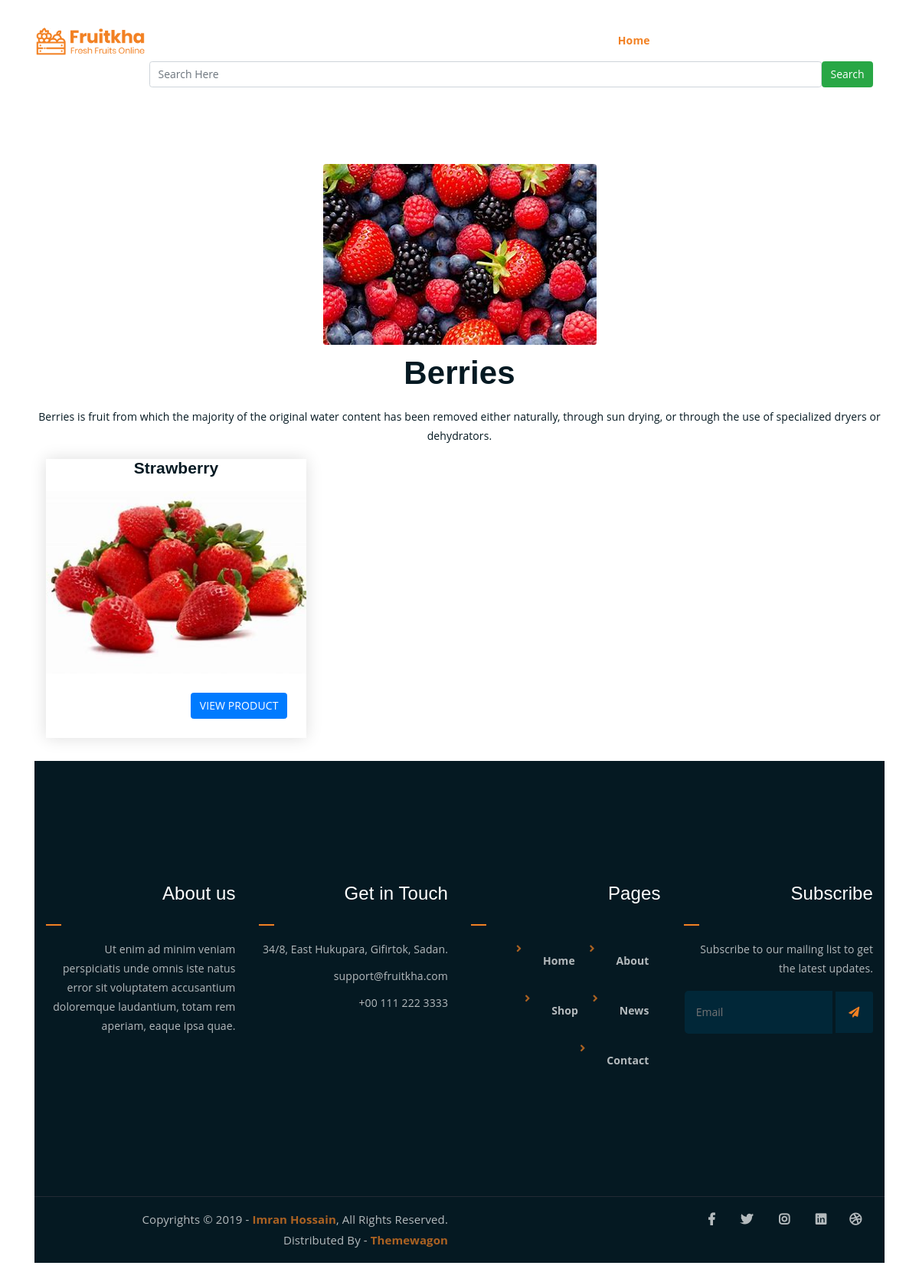
Page /product/1 on the committed database.
### shop/models.py (models this page shows, shortened)
class Categories(models.Model):
    name = models.CharField(max_length=20)
    description = models.TextField()
    image = models.ImageField(upload_to='image')

class Product(models.Model):
    name = models.CharField(max_length=20)
    description = models.TextField()
    image = models.ImageField(upload_to='products')
    price = models.DecimalField(max_digits=10,decimal_places=2)
    stock = models.IntegerField()
    available = models.BooleanField(default=True)
    created = models.DateTimeField(auto_now_add=True)
    updated = models.DateTimeField(auto_now=True)
    category = models.ForeignKey(Categories,on_delete=models.CASCADE)

### shop/views.py (the view)
# urls.py: path('product/<int:p>',views.product,name='product'),
def product(request,p):
    c=Categories.objects.get(id=p)
    p=Product.objects.filter(category=c)
    context={'cat':c,'product':p}
    return render(request,'product.html',context)

### cart/context_processors.py (called while the page is built, shortened)
def count_items(request):
    u=request.user
    count=0
    return{'c':count}

def menu_links(rquest):
    c=Categories.objects.all()
    return{'links':c}

### templates/product.html
{% extends 'base.html' %}
{% load static %}
{% block content %}
<br>
<br>
<br>
<br>
<img src="{{cat.image.url}}" class="rounded mx-auto d-block">
<h2 class="text-center mt-3">{{cat.name}}</h2>
<p class="mt-4 text-center">{{cat.description}}</p>
<div class="container">
<div class="row">
    {% for i in product %}
				<div class="col-lg-4 col-md-4">
					<div class="single-latest-news">
						<h4 class="text-center">{{i.name}}</h4>
						<img class="img-fluid" src={{i.image.url}} height="200px" width="100%">
						<div class="news-text-box">
							<a href="{% url 'shop:details' i.id %}" class="btn btn-primary">VIEW PRODUCT</a>
						</div>
					</div>
				</div>
{% endfor %}
</div>
</div>
{% endblock %}

### static/css/main.css (style rules this page uses)
html { font-size: 14px; font-weight: 400; line-height: 28px; height: 100%; }
body { font-family: "Open Sans", sans-serif; font-weight: 400; font-size: 1rem; letter-spacing: 0.1px; line-height: 1.8; color: #051922; overflow-x: hidden; }
body img { max-width: 100%; }
a { cursor: pointer; text-decoration: none; -webkit-transition: all 0.2s ease-in-out; -o-transition: all 0.2s ease-in-out; transition: all 0.2s ease-in-out; }
h1, .h1, h2, .h2, h3, .h3, h4, .h4, h5, .h5, h6, .h6 { font-family: "Poppins", sans-serif; font-weight: 700; margin: 0 0 1.25rem 0; color: #051922; }
h2, .h2 { font-size: 3rem; font-weight: 700; line-height: 3.25rem; }
h4, .h4 { font-size: 1.5rem; font-weight: 700; line-height: 1.75rem; }
p { font-family: "Open Sans", sans-serif; font-weight: 400; font-size: 1rem; letter-spacing: 0.1px; line-height: 1.8; color: #051922; margin: 0 0 1.25rem 0; }
.single-latest-news { -webkit-box-shadow: 0 0 20px #dddddd; box-shadow: 0 0 20px #dddddd; -webkit-transition: 0.3s; -o-transition: 0.3s; transition: 0.3s; }
html, body { height: 100%; }
.news-text-box { padding: 25px; border-bottom-left-radius: 5px; border-bottom-right-radius: 5px; }
.single-latest-news { margin-bottom: 30px; }

### rows in the picture
Categories: image (picture), name "Berries", description "Berries is fruit from which the majority of the original water content has been removed either naturally, through sun drying, or through the use of specialized dryers or dehydrators."
Product: name "Strawberry", image (picture)
